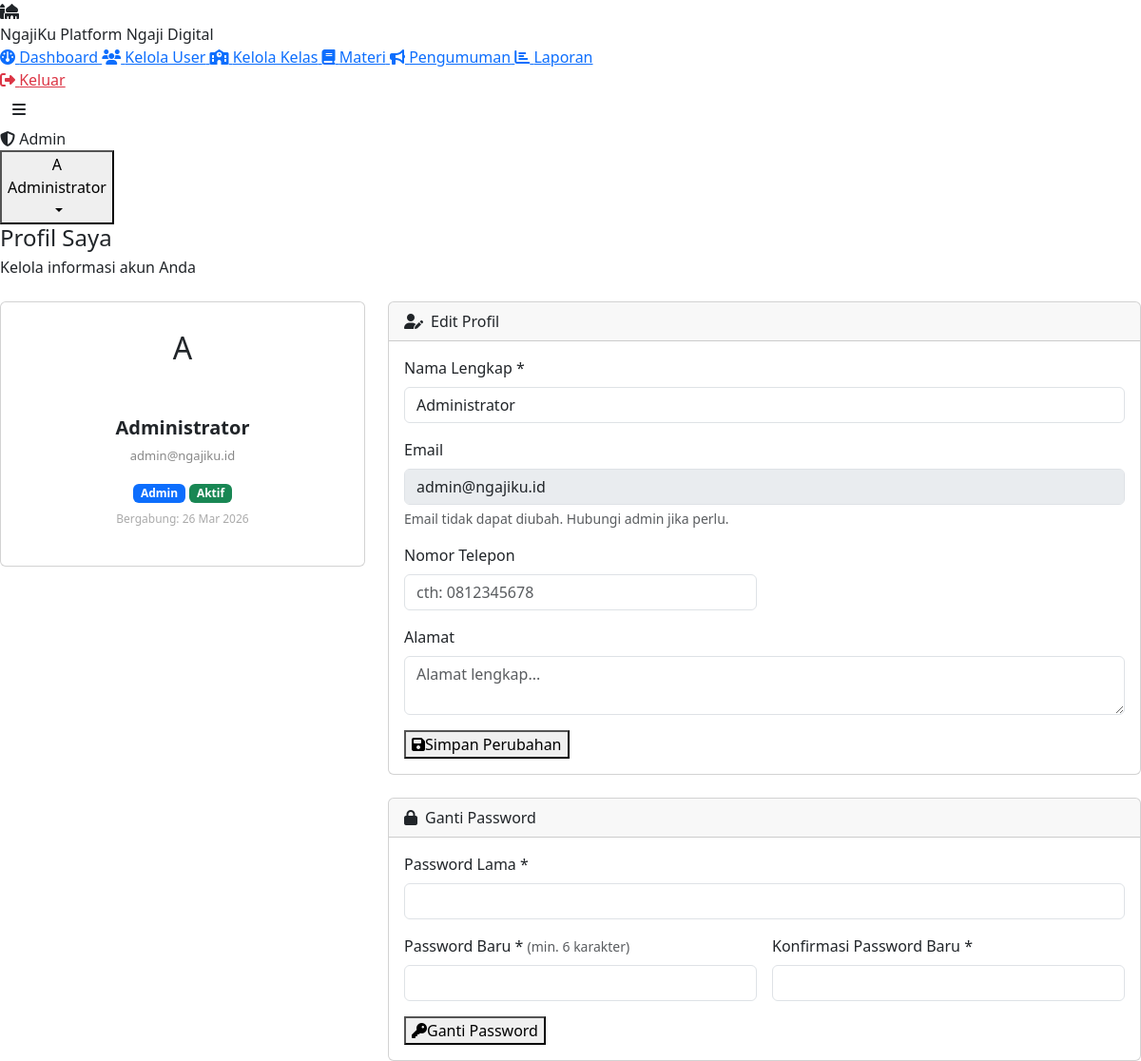
The page /pages/admin/profil.php (signed in) on the database its author committed.
### tables this page shows
CREATE TABLE users (
    id INT AUTO_INCREMENT PRIMARY KEY,
    nama VARCHAR(100) NOT NULL,
    email VARCHAR(100) UNIQUE NOT NULL,
    password VARCHAR(255) NOT NULL,
    role ENUM('admin','ustad','parent','santri') NOT NULL,
    foto VARCHAR(255) DEFAULT NULL,
    telepon VARCHAR(20) DEFAULT NULL,
    alamat TEXT DEFAULT NULL,
    status ENUM('aktif','nonaktif') DEFAULT 'aktif',
    created_at TIMESTAMP DEFAULT CURRENT_TIMESTAMP
);

### pages/admin/profil.php (the view, shortened to what this page needs)
<?php
require_once '../../includes/auth_check.php';
$db   = getDB();
$uid  = $user['id'];
$stmt = $db->prepare("SELECT * FROM users WHERE id=?");
$stmt->execute([$uid]);
$userData = $stmt->fetch();
require_once '../../includes/header.php';
?>
<h4 class="page-title mb-1">Profil Saya</h4>
<p class="page-subtitle mb-4">Kelola informasi akun Anda</p>
<div class="row g-4">
    <div class="col-md-4">
        <div class="card text-center p-4">
            <div class="avatar-circle mx-auto mb-3" style="width:80px;height:80px;font-size:32px">
                <?= avatarInitial($userData['nama']) ?>
            </div>
            <h5 style="font-weight:700"><?= sanitize($userData['nama']) ?></h5>
            <p style="font-size:13px;color:#888"><?= sanitize($userData['email']) ?></p>
            <div class="mb-2">
                <?php
                $roleBadge = ['admin'=>['primary','Admin'],'ustad'=>['success','Ustad'],'parent'=>['warning','Orang Tua'],'santri'=>['info','Santri']];
                $rb = $roleBadge[$userData['role']] ?? ['secondary',ucfirst($userData['role'])];
                ?>
                <span class="badge bg-<?= $rb[0] ?>"><?= $rb[1] ?></span>
                <?= getStatusBadge($userData['status']) ?>
            </div>
            <p style="font-size:12px;color:#aaa">Bergabung: <?= formatTanggal($userData['created_at']) ?></p>
        </div>
    </div>
    <div class="col-md-8">
        <div class="card mb-4">
            <div class="card-header"><i class="fas fa-user-pen me-2"></i>Edit Profil</div>
            <div class="card-body">
                <form method="POST">
                    <div class="row g-3">
                        <div class="col-12">
                            <label class="form-label">Nama Lengkap *</label>
                            <input type="text" name="nama" class="form-control"
                                value="<?= sanitize($userData['nama']) ?>" required>
                        </div>
                        <div class="col-12">
                            <label class="form-label">Email</label>
                            <input type="email" class="form-control"
                                value="<?= sanitize($userData['email']) ?>" disabled>
                            <div class="form-text">Email tidak dapat diubah. Hubungi admin jika perlu.</div>
                        </div>
                        <div class="col-md-6">
                            <label class="form-label">Nomor Telepon</label>
                            <input type="text" name="telepon" class="form-control"
                                value="<?= sanitize($userData['telepon'] ?? '') ?>"
                                placeholder="cth: 0812345678">
                        </div>
                        <div class="col-md-6"></div>
                        <div class="col-12">
                            <label class="form-label">Alamat</label>
                            <textarea name="alamat" class="form-control" rows="2"
                                placeholder="Alamat lengkap..."><?= sanitize($userData['alamat'] ?? '') ?></textarea>
                        </div>
                        <div class="col-12">
                            <button type="submit" class="btn-primary-green">
                                <i class="fas fa-save"></i>Simpan Perubahan
                            </button>
                        </div>
                    </div>
                </form>
            </div>
        </div>
        <div class="card">
            <div class="card-header"><i class="fas fa-lock me-2"></i>Ganti Password</div>
            <div class="card-body">
                <form method="POST">
                    <div class="row g-3">
                        <div class="col-12">
                            <label class="form-label">Password Lama *</label>
                            <input type="password" name="password_lama" class="form-control" required>
                        </div>
                        <div class="col-md-6">
                            <label class="form-label">Password Baru * <small class="text-muted">(min. 6 karakter)</small></label>
                            <input type="password" name="password_baru" class="form-control" required minlength="6">
                        </div>
                        <div class="col-md-6">
                            <label class="form-label">Konfirmasi Password Baru *</label>
                            <input type="password" name="konfirmasi" class="form-control" required>
                        </div>
                        <div class="col-12">
                            <button type="submit" class="btn-outline-green">
                                <i class="fas fa-key"></i>Ganti Password
                            </button>
                        </div>
                    </div>
                </form>
            </div>
        </div>
    </div>
</div>
<?php require_once '../../includes/footer.php'; ?>

### includes/header.php (shortened to what this page needs)
<?php
$user = currentUser();
?>
<!DOCTYPE html>
<html lang="id">
<head>
    <link href="https://cdn.jsdelivr.net/npm/bootstrap@5.3.2/dist/css/bootstrap.min.css" rel="stylesheet">
    <link href="https://cdnjs.cloudflare.com/ajax/libs/font-awesome/6.5.0/css/all.min.css" rel="stylesheet">
    <link href="<?= SITE_URL ?>/assets/css/style.css" rel="stylesheet">
</head>
<body>
<div class="sidebar" id="sidebar">
    <div class="sidebar-brand">
        <div class="brand-icon">
            <i class="fas fa-mosque"></i>
        </div>
        <div class="brand-text">
            <span class="brand-name"><?= SITE_NAME ?></span>
            <span class="brand-tagline">Platform Ngaji Digital</span>
        </div>
    </div>
    <nav class="sidebar-nav">
        <?php
        $role = $user['role'];
        $base = SITE_URL . '/pages/' . $role;
        $currentPage = basename($_SERVER['PHP_SELF']);
        $menus = [];
        if ($role === 'admin') {
            $menus = [
                ['icon'=>'fa-gauge',      'label'=>'Dashboard',     'url'=>$base.'/dashboard.php'],
                ['icon'=>'fa-users',       'label'=>'Kelola User',   'url'=>$base.'/users.php'],
                ['icon'=>'fa-school',      'label'=>'Kelola Kelas',  'url'=>$base.'/kelas.php'],
                ['icon'=>'fa-book',        'label'=>'Materi',        'url'=>$base.'/materi.php'],
                ['icon'=>'fa-bullhorn',    'label'=>'Pengumuman',    'url'=>$base.'/pengumuman.php'],
                ['icon'=>'fa-chart-bar',   'label'=>'Laporan',       'url'=>$base.'/laporan.php'],
            ];
        }
        foreach ($menus as $menu):
            $active = (basename($menu['url']) === $currentPage) ? 'active' : '';
        ?>
        <a href="<?= $menu['url'] ?>" class="nav-item <?= $active ?>">
            <i class="fas <?= $menu['icon'] ?> nav-icon"></i>
            <span><?= $menu['label'] ?></span>
        </a>
        <?php endforeach; ?>
    </nav>
    <div class="sidebar-footer">
        <a href="<?= SITE_URL ?>/logout.php" class="nav-item text-danger">
            <i class="fas fa-right-from-bracket nav-icon"></i>
            <span>Keluar</span>
        </a>
    </div>
</div>
<div class="main-wrapper">
    <header class="topbar">
        <button class="btn btn-icon sidebar-toggle" id="sidebarToggle">
            <i class="fas fa-bars"></i>
        </button>
        <div class="topbar-right">
            <div class="role-badge role-<?= $role ?>">
                <i class="fas fa-<?= ['admin'=>'shield-halved','ustad'=>'chalkboard-user','parent'=>'user-tie','santri'=>'user-graduate'][$role] ?>"></i>
                <?= ucfirst($role) ?>
            </div>
            <div class="user-menu dropdown">
                <button class="user-avatar-btn dropdown-toggle" data-bs-toggle="dropdown">
                    <div class="avatar-circle">
                        <?= avatarInitial($user['nama']) ?>
                    </div>
                    <div class="user-info">
                        <span class="user-name"><?= sanitize($user['nama']) ?></span>
                    </div>
                </button>
            </div>
        </div>
    </header>
    <main class="page-content">

### includes/functions.php (shortened to what this page needs)
<?php
function sanitize(string $input): string {
    return htmlspecialchars(strip_tags(trim($input)), ENT_QUOTES, 'UTF-8');
}
function currentUser(): ?array {
    return $_SESSION['user'] ?? null;
}
function formatTanggal(string $tanggal, string $format = 'd M Y'): string {
    $bulan = [
        '01'=>'Jan','02'=>'Feb','03'=>'Mar','04'=>'Apr',
        '05'=>'Mei','06'=>'Jun','07'=>'Jul','08'=>'Agu',
        '09'=>'Sep','10'=>'Okt','11'=>'Nov','12'=>'Des'
    ];
    $dt = date($format, strtotime($tanggal));
    foreach ($bulan as $en => $id) {
        $dt = str_replace(date('M', mktime(0,0,0,(int)$en,1)), $id, $dt);
    }
    return $dt;
}
function avatarInitial(string $nama): string {
    $parts = explode(' ', trim($nama));
    $initials = strtoupper(substr($parts[0], 0, 1));
    return $initials;
}
function getStatusBadge(string $status): string {
    $map = [
        'hadir'  => ['success', 'Hadir'],
        'izin'   => ['info',    'Izin'],
        'sakit'  => ['warning', 'Sakit'],
        'alpha'  => ['danger',  'Alpha'],
        'aktif'  => ['success', 'Aktif'],
        'nonaktif' => ['secondary', 'Non-aktif'],
    ];
    $s = $map[$status] ?? ['secondary', ucfirst($status)];
    return '<span class="badge bg-' . $s[0] . '">' . $s[1] . '</span>';
}

### rows shown on the page
users: role "Admin", nama "A", nama "Administrator", email "admin@ngajiku.id", status "Aktif", created_at "26 Mar 2026"

### other values the page prints
SITE_NAME "NgajiKu"
$menu['label'] "Dashboard"
$menu['label'] "Kelola User"
$menu['label'] "Kelola Kelas"
$menu['label'] "Materi"
$menu['label'] "Pengumuman"
$menu['label'] "Laporan"
